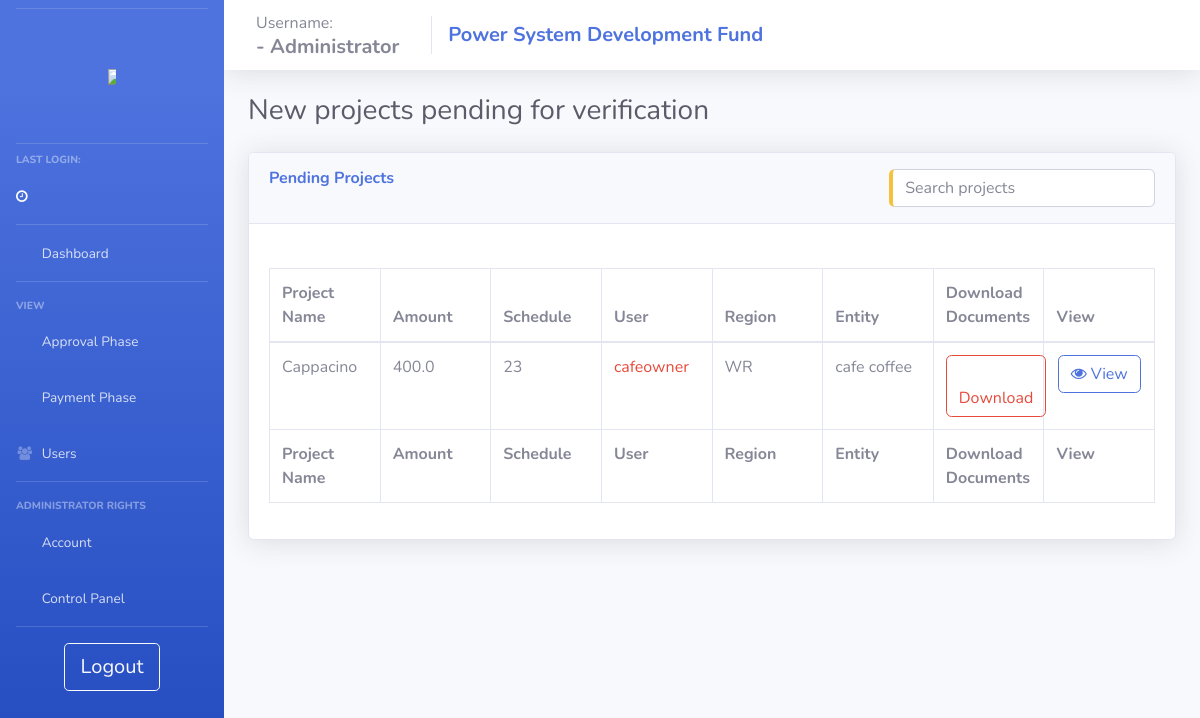
Page /admin_pending_projects/ (signed in) on the committed database.
### psdf_main/models.py (models this page shows, shortened)
class temp_projects(models.Model):
    userid = models.ForeignKey(users, null = True, on_delete = models.CASCADE)
    proname = models.CharField(max_length=200, null = True)
    dprsubdate = models.DateField(auto_now_add=True, null = True)
    dprdenydate = models.DateField(null = True, auto_now_add=True)
    amountasked = models.FloatField(null = True)
    projectpath = models.TextField(null = True)
    deny = models.BooleanField(max_length=1, null = True, default = False)
    remark = models.TextField(null = True)
    schedule = models.IntegerField(null = True)
    removed = models.BooleanField(max_length=1, null = True, default=False)
    submitted_boq  = models.TextField(null=True)

class users(models.Model):
    username = models.CharField(max_length=200, null = False, unique = True)
    password = models.CharField(max_length=200, null = True)
    nodal = models.CharField(max_length=200, null = True)
    region = models.CharField(max_length=20, null = True)
    email = models.TextField(max_length=50, null=True)
    utilname = models.CharField(max_length=400, null = True)
    contact = models.CharField(max_length=10, null = True)
    address = models.CharField(max_length=500, null = True)
    reqdate = models.DateField(auto_now_add=True,null = True)
    aprdate = models.DateField( null = True)
    lastlogin = models.DateTimeField(null = True)
    admin = models.BooleanField(default=False)
    auditor = models.BooleanField(default=False)
    active = models.BooleanField(default=False)
    activate = models.BooleanField(default=False)
    notification = models.TextField(null=True)
    tpd = models.TextField(null=True)

### psdf_main/admin_control_panel.py (the view)
# urls.py: path('admin_pending_projects/', views.admin_pending_projects, name="admin_pending_projects"),
def admin_pending_projects(request):
    if adminonline(request):
        context = full_admin_context(request)
        context['projectobj']  = temp_projects.objects.all().exclude(deny = True)
        for proj in context['projectobj']:
            proj.submitted_boq = get_boq_details(proj.submitted_boq)
            proj.submitted_boq_Gtotal = get_Gtotal_list(proj.submitted_boq)
        return render(request, 'psdf_main/_admin_pending_projects.html', context)

### psdf_main/helpers.py (called while the page is built, shortened)
def adminonline(request):
    if (request.session.has_key('user') and request.session.has_key('admin')):
        return True
    else:
        return False

def userDetails(username):
    user = {}
    userobj = users.objects.filter(username = username)[:1]
    return user

def get_boq_details(submitted_boq):
    print(submitted_boq)
    eachboq = submitted_boq[1:-1].replace("\'", "\"").replace("}, {","}&%#{").split('&%#')
    abc = []
    for boq in eachboq :
        print(boq)
        one_boq = json.loads(boq)
        abc.append(one_boq)
    return abc

def get_Gtotal_list(abc):
    item_Gtotal = {}
    Gtotal_list = []
    for boq in abc:
        if boq['itemname'] in item_Gtotal.keys():
            item_Gtotal[boq['itemname']] = item_Gtotal[boq['itemname']] + boq['itemcost']
        else:
                item_Gtotal[boq['itemname']] = boq['itemcost']
    for key, value in item_Gtotal.items():
        Gtotal_list.append({'itemname':key, 'grandtotal':value})
    return Gtotal_list

def pen_users(request):
    if adminonline(request):
        penuser = users.objects.filter(activate = False)
        return penuser
    else:
        return oops(request)

def pen_users_num(request):
    if adminonline(request):
        penuser = pen_users(request)
        if penuser:
            return penuser.count()
        else:
            return 0
    else:
        return oops(request)

def full_admin_context(request):
    if adminonline(request):
        context = {'user':userDetails(request.session['user']) , 'nopendingusers' : pen_users_num(request), 'nopendingprojects' : temp_projects.objects.all().exclude(deny = True).count()}
        context['tesgprojects'] = projects.objects.filter(status = '1', deny = False)
        context['appraisal_projects'] = projects.objects.filter(status = '2', deny = False)
        context['monitoring_projects'] = projects.objects.filter(status = '3', deny = False)
        context['noTESG'] = context['tesgprojects'].count()
        context['noappr'] = context['appraisal_projects'].count()
        context['nomon'] = context['monitoring_projects'].count()
        return context
    else:
        return {}

### psdf_main/templates/psdf_main/_admin_pending_projects.html (shortened to what this page needs)
{% extends 'psdf_main/includes/admin_layout.html'%} {% load static %} {% block body %}
<div class="d-sm-flex align-items-center justify-content-between mb-4">
    <h1 class="h3 mb-0 text-gray-800">New projects pending for verification</h1>
</div>
<div class="row">
    <div class="col-lg-12">
        <div class="card shadow mb-4">
            <div class="card-header py-3">
                <h6 class="m-0 font-weight-bold text-primary">Pending Projects
                    <input type="text" id="temp_proj_search" class="form-control input-text pull-right border-left-warning" onkeyup="get_temp_proj('temp_proj_search','dataTable')" placeholder="Search projects" title="Search" style="margin:auto; width: 30%;">
                </h6>
            </div>
            <div class="card-body">
                <br>
                <div class="table-responsive">
                    <table class="table table-bordered" id="dataTable" width="100%" cellspacing="0" style="table-layout: fixed;
                    width: 100%;">
                        <thead>
                            <tr>
                                <th>Project Name</th>
                                <th>Amount</th>
                                <th>Schedule</th>
                                <th>User</th>
                                <th>Region</th>
                                <th>Entity</th>
                                <th>Download Documents</th>
                                <th>View</th>
                            </tr>
                        </thead>
                        <tfoot>
                            <tr>
                                <th>Project Name</th>
                                <th>Amount</th>
                                <th>Schedule</th>
                                <th>User</th>
                                <th>Region</th>
                                <th>Entity</th>
                                <th>Download Documents</th>
                                <th>View</th>
                            </tr>
                        </tfoot>
                        <tbody>
                            {% if not projectobj %}
                            <tr>
                                <td>Not Available</td>
                                <td>Not Available</td>
                                <td>Not Available</td>
                                <td>Not Available</td>
                                <td>Not Available</td>
                                <td>Not Available</td>
                                <td>Not Available</td>
                                <td>Not Available</td>
                            </tr>
                            {% else %} {% for proj in projectobj %}
                            <tr>
                                <td>{{proj.proname}}</td>
                                <td>{{proj.amountasked}}</td>
                                <td>{{proj.schedule}}</td>
                                <td><a href="/view_user/{{proj.userid.id}}" class="text-danger">{{proj.userid.username}}</a></td>
                                <td>{{proj.userid.region}}</td>
                                <td>
                                    {{proj.userid.utilname}}
                                </td>
                                <td class="text-center"><button type="button" class="btn btn-outline-danger btn-responsive" data-toggle="modal" data-target="#modalforDown{{proj.id}}">
                                            <i class="fas fa-download"></i> Download
                                        </button></td>
                                <td class="text-center"><button type="button" class="btn btn-outline-primary btn-responsive" data-toggle="modal" data-target="#modalforT{{proj.id}}">
                                        <i class="fa fa-eye"></i> View
                                    </button></td>
                            </tr>
                            {% endfor %} {% endif %}
                        </tbody>
                    </table>
                </div>
            </div>
        </div>
    </div>
</div>
</div>
</div>
{% endblock %}

### static/css/base.css (style rules this page uses)
.btn-responsive { white-space: normal !important; word-wrap: break-word; }
.table-responsive { max-height: 80%; }

### rows in the picture
temp_projects: proname "Cappacino", amountasked "400.0", schedule "23", userid.username "cafeowner", userid.region "WR", userid.utilname "cafe coffee"
